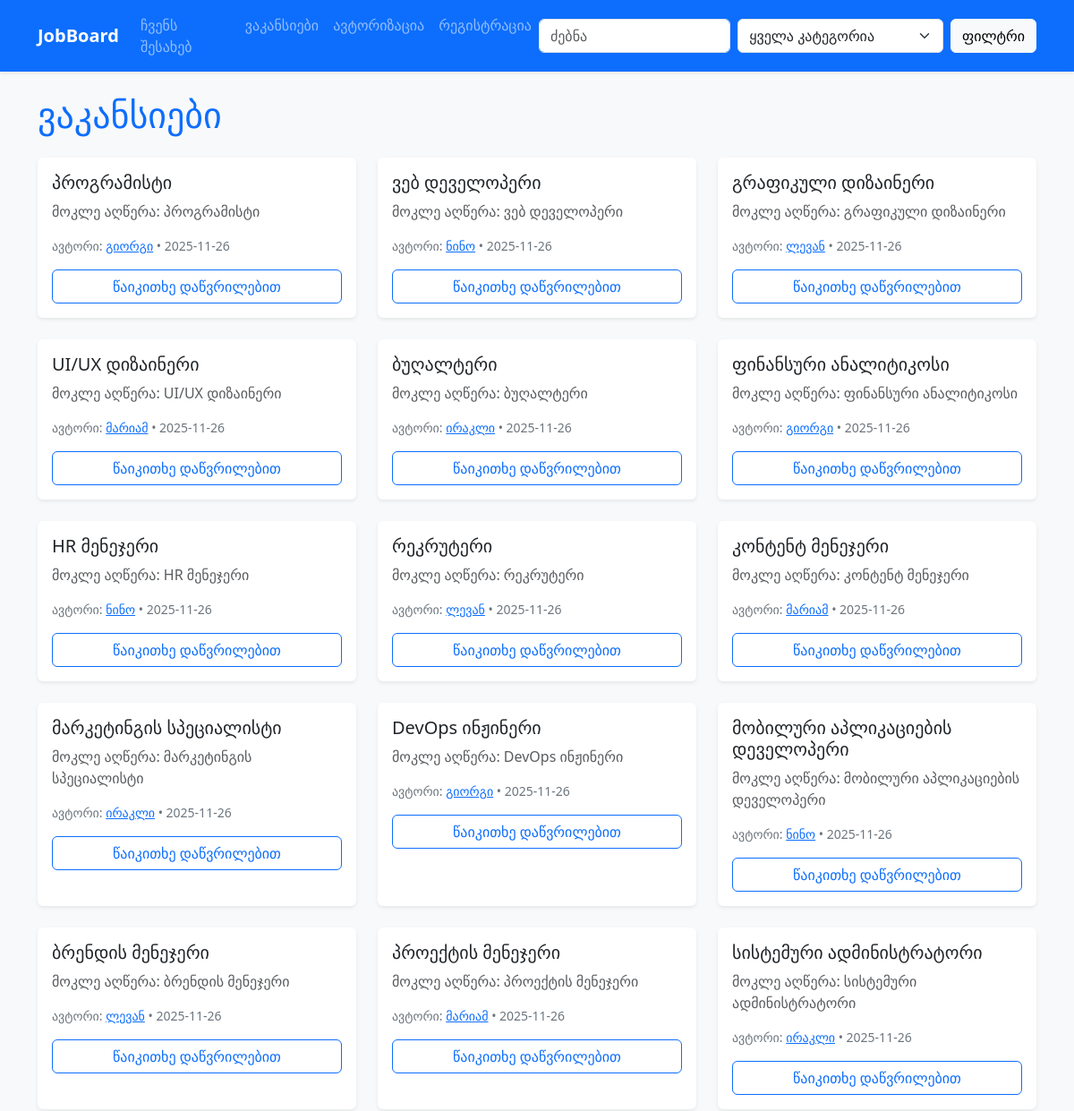
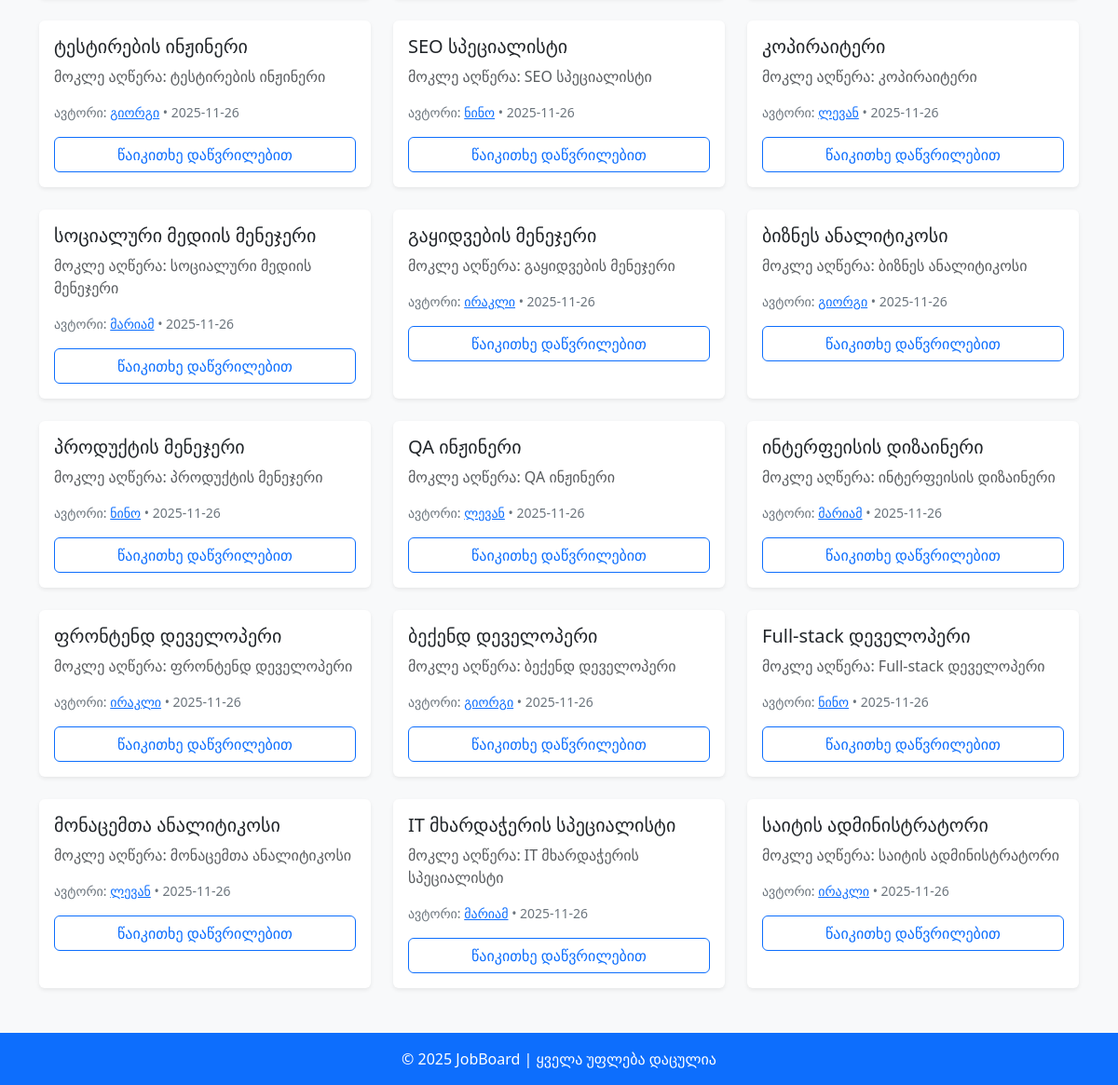
Page /jobs on the committed database (2 pictures, top to bottom).
### app/models.py (models this page shows)
class Job(db.Model):
    id=db.Column(db.Integer,primary_key=True)
    title=db.Column(db.String(150),nullable=False)
    short_desc=db.Column(db.String(300),nullable=False)
    full_desc=db.Column(db.Text,nullable=False)
    company=db.Column(db.String(120),nullable=False)
    salary=db.Column(db.String(80))
    location=db.Column(db.String(120))
    category=db.Column(db.String(50))
    date_posted=db.Column(db.DateTime,default=datetime.utcnow)
    expire_date=db.Column(db.DateTime,default=lambda: datetime.utcnow()+timedelta(days=7))
    is_pinned=db.Column(db.Boolean,default=False)
    user_id=db.Column(db.Integer,db.ForeignKey('user.id'),nullable=False)

class User(db.Model,UserMixin):
    id=db.Column(db.Integer,primary_key=True)
    name=db.Column(db.String(80),nullable=False)
    email=db.Column(db.String(120),unique=True,nullable=False)
    password=db.Column(db.String(255),nullable=False)
    image=db.Column(db.String(255),default='default_profile.png')
    role=db.Column(db.String(20),default='user')
    jobs=db.relationship('Job',backref='author',lazy=True)

### app/routes.py (the view)
@main.route('/')
@main.route('/jobs')
def index():
    q = request.args.get('q', '').strip()
    category = request.args.get('category', '')
    query = Job.query
    if q:
        like = f"%{q}%"
        query = query.filter(or_(Job.title.ilike(like), Job.short_desc.ilike(like), Job.full_desc.ilike(like), Job.company.ilike(like)))
    if category:
        query = query.filter(Job.category == category)
    jobs = query.order_by(Job.date_posted.desc()).all()
    return render_template('index.html', jobs=jobs, q=q, category=category)

### app/templates/index.html
{% extends "base.html" %}{% block content %}<h1 class="mb-4 text-primary">ვაკანსიები</h1>
    <div class="row g-4">{% for job in jobs %}
        <div class="col-md-4">
            <div class="card h-100 shadow-sm border-0">
                <div class="card-body"><h5 class="card-title text-dark">{{ job.title }}</h5>
                    <p class="card-text text-muted">{{ job.short_desc }}</p>
                    <p class="small text-secondary">ავტორი: <a
                            href="{{ url_for('main.author_jobs', user_id=job.author.id) }}">{{ job.author.name }}</a>
                        • {{ job.date_posted.strftime('%Y-%m-%d') }}</p><a
                            href="{{ url_for('main.job_detail', job_id=job.id) }}"
                            class="btn btn-outline-primary w-100">წაიკითხე დაწვრილებით</a></div>
            </div>
        </div>{% else %}<p class="text-muted">ვაკანსიები ვერ მოიძებნა.</p>{% endfor %}</div>{% endblock %}

### app/templates/base.html (shortened to what this page needs)
<!DOCTYPE html>
<html lang="ka">
<head>
  <link href="https://cdn.jsdelivr.net/npm/bootstrap@5.3.2/dist/css/bootstrap.min.css" rel="stylesheet">
  <link rel="stylesheet" href="{{ url_for('static', filename='css/style.css') }}">
</head>
<body class="bg-light">
<nav class="navbar navbar-expand-lg navbar-dark bg-primary shadow-sm">
  <div class="container">
    <a class="navbar-brand fw-bold" href="{{ url_for('main.index') }}">JobBoard</a>
    <div class="collapse navbar-collapse" id="navbarNav">
      <ul class="navbar-nav me-auto">
        <li class="nav-item"><a class="nav-link" href="{{ url_for('main.about') }}">ჩვენს შესახებ</a></li>
        <li class="nav-item"><a class="nav-link" href="{{ url_for('main.index') }}">ვაკანსიები</a></li>
        {% if current_user.is_authenticated %}
          <li class="nav-item"><a class="nav-link" href="{{ url_for('main.add_job') }}">ვაკანსიის დამატება</a></li>
          <li class="nav-item"><a class="nav-link" href="{{ url_for('main.profile') }}">პროფილი</a></li>
          {% if current_user.role == 'admin' %}
            <li class="nav-item dropdown">
              <a class="nav-link dropdown-toggle" href="#" role="button" data-bs-toggle="dropdown">Admin</a>
              <ul class="dropdown-menu">
                <li><a class="dropdown-item" href="{{ url_for('main.admin_users') }}">მომხმარებლების სია</a></li>
                <li><a class="dropdown-item" href="{{ url_for('main.admin_add_user') }}">მომხმარებლის დამატება</a></li>
              </ul>
            </li>
          {% endif %}
          <li class="nav-item"><a class="nav-link text-warning" href="{{ url_for('main.logout') }}">გასვლა</a></li>
        {% else %}
          <li class="nav-item"><a class="nav-link" href="{{ url_for('main.login') }}">ავტორიზაცია</a></li>
          <li class="nav-item"><a class="nav-link" href="{{ url_for('main.register') }}">რეგისტრაცია</a></li>
        {% endif %}
      </ul>
      <form class="d-flex" method="get" action="{{ url_for('main.index') }}">
        <input class="form-control me-2" type="search" placeholder="ძებნა" name="q" value="{{ q or '' }}">
        <select class="form-select me-2" name="category">
          <option value="">ყველა კატეგორია</option>
        </select>
        <button class="btn btn-light" type="submit">ფილტრი</button>
      </form>
    </div>
  </div>
</nav>
<div class="container mt-4">
  {% block content %}{% endblock %}
</div>
<footer class="bg-primary text-white text-center py-3 mt-5">
  <p class="mb-0">© 2025 JobBoard | ყველა უფლება დაცულია</p>
</footer>
</body>
</html>

### app/static/css/style.css (style rules this page uses)
body { background-color:#f8f9fa; }

### rows in the picture
Job: title "პროგრამისტი", short_desc "მოკლე აღწერა: პროგრამისტი", author.name "გიორგი", date_posted "2025-11-26"
Job: title "ვებ დეველოპერი", short_desc "მოკლე აღწერა: ვებ დეველოპერი", author.name "ნინო", date_posted "2025-11-26"
Job: title "გრაფიკული დიზაინერი", short_desc "მოკლე აღწერა: გრაფიკული დიზაინერი", author.name "ლევან", date_posted "2025-11-26"
Job: title "UI/UX დიზაინერი", short_desc "მოკლე აღწერა: UI/UX დიზაინერი", author.name "მარიამ", date_posted "2025-11-26"
Job: title "ბუღალტერი", short_desc "მოკლე აღწერა: ბუღალტერი", author.name "ირაკლი", date_posted "2025-11-26"
Job: title "ფინანსური ანალიტიკოსი", short_desc "მოკლე აღწერა: ფინანსური ანალიტიკოსი", author.name "გიორგი", date_posted "2025-11-26"
Job: title "HR მენეჯერი", short_desc "მოკლე აღწერა: HR მენეჯერი", author.name "ნინო", date_posted "2025-11-26"
Job: title "რეკრუტერი", short_desc "მოკლე აღწერა: რეკრუტერი", author.name "ლევან", date_posted "2025-11-26"
Job: title "კონტენტ მენეჯერი", short_desc "მოკლე აღწერა: კონტენტ მენეჯერი", author.name "მარიამ", date_posted "2025-11-26"
Job: title "მარკეტინგის სპეციალისტი", short_desc "მოკლე აღწერა: მარკეტინგის სპეციალისტი", author.name "ირაკლი", date_posted "2025-11-26"
Job: title "DevOps ინჟინერი", short_desc "მოკლე აღწერა: DevOps ინჟინერი", author.name "გიორგი", date_posted "2025-11-26"
Job: title "მობილური აპლიკაციების დეველოპერი", short_desc "მოკლე აღწერა: მობილური აპლიკაციების დეველოპერი", author.name "ნინო", date_posted "2025-11-26"
Job: title "ბრენდის მენეჯერი", short_desc "მოკლე აღწერა: ბრენდის მენეჯერი", author.name "ლევან", date_posted "2025-11-26"
Job: title "პროექტის მენეჯერი", short_desc "მოკლე აღწერა: პროექტის მენეჯერი", author.name "მარიამ", date_posted "2025-11-26"
Job: title "სისტემური ადმინისტრატორი", short_desc "მოკლე აღწერა: სისტემური ადმინისტრატორი", author.name "ირაკლი", date_posted "2025-11-26"
Job: title "ტესტირების ინჟინერი", short_desc "მოკლე აღწერა: ტესტირების ინჟინერი", author.name "გიორგი", date_posted "2025-11-26"
Job: title "SEO სპეციალისტი", short_desc "მოკლე აღწერა: SEO სპეციალისტი", author.name "ნინო", date_posted "2025-11-26"
Job: title "კოპირაიტერი", short_desc "მოკლე აღწერა: კოპირაიტერი", author.name "ლევან", date_posted "2025-11-26"
Job: title "სოციალური მედიის მენეჯერი", short_desc "მოკლე აღწერა: სოციალური მედიის მენეჯერი", author.name "მარიამ", date_posted "2025-11-26"
Job: title "გაყიდვების მენეჯერი", short_desc "მოკლე აღწერა: გაყიდვების მენეჯერი", author.name "ირაკლი", date_posted "2025-11-26"
Job: title "ბიზნეს ანალიტიკოსი", short_desc "მოკლე აღწერა: ბიზნეს ანალიტიკოსი", author.name "გიორგი", date_posted "2025-11-26"
Job: title "პროდუქტის მენეჯერი", short_desc "მოკლე აღწერა: პროდუქტის მენეჯერი", author.name "ნინო", date_posted "2025-11-26"
Job: title "QA ინჟინერი", short_desc "მოკლე აღწერა: QA ინჟინერი", author.name "ლევან", date_posted "2025-11-26"
Job: title "ინტერფეისის დიზაინერი", short_desc "მოკლე აღწერა: ინტერფეისის დიზაინერი", author.name "მარიამ", date_posted "2025-11-26"
Job: title "ფრონტენდ დეველოპერი", short_desc "მოკლე აღწერა: ფრონტენდ დეველოპერი", author.name "ირაკლი", date_posted "2025-11-26"
Job: title "ბექენდ დეველოპერი", short_desc "მოკლე აღწერა: ბექენდ დეველოპერი", author.name "გიორგი", date_posted "2025-11-26"
Job: title "Full-stack დეველოპერი", short_desc "მოკლე აღწერა: Full-stack დეველოპერი", author.name "ნინო", date_posted "2025-11-26"
Job: title "მონაცემთა ანალიტიკოსი", short_desc "მოკლე აღწერა: მონაცემთა ანალიტიკოსი", author.name "ლევან", date_posted "2025-11-26"
Job: title "IT მხარდაჭერის სპეციალისტი", short_desc "მოკლე აღწერა: IT მხარდაჭერის სპეციალისტი", author.name "მარიამ", date_posted "2025-11-26"
Job: title "საიტის ადმინისტრატორი", short_desc "მოკლე აღწერა: საიტის ადმინისტრატორი", author.name "ირაკლი", date_posted "2025-11-26"
